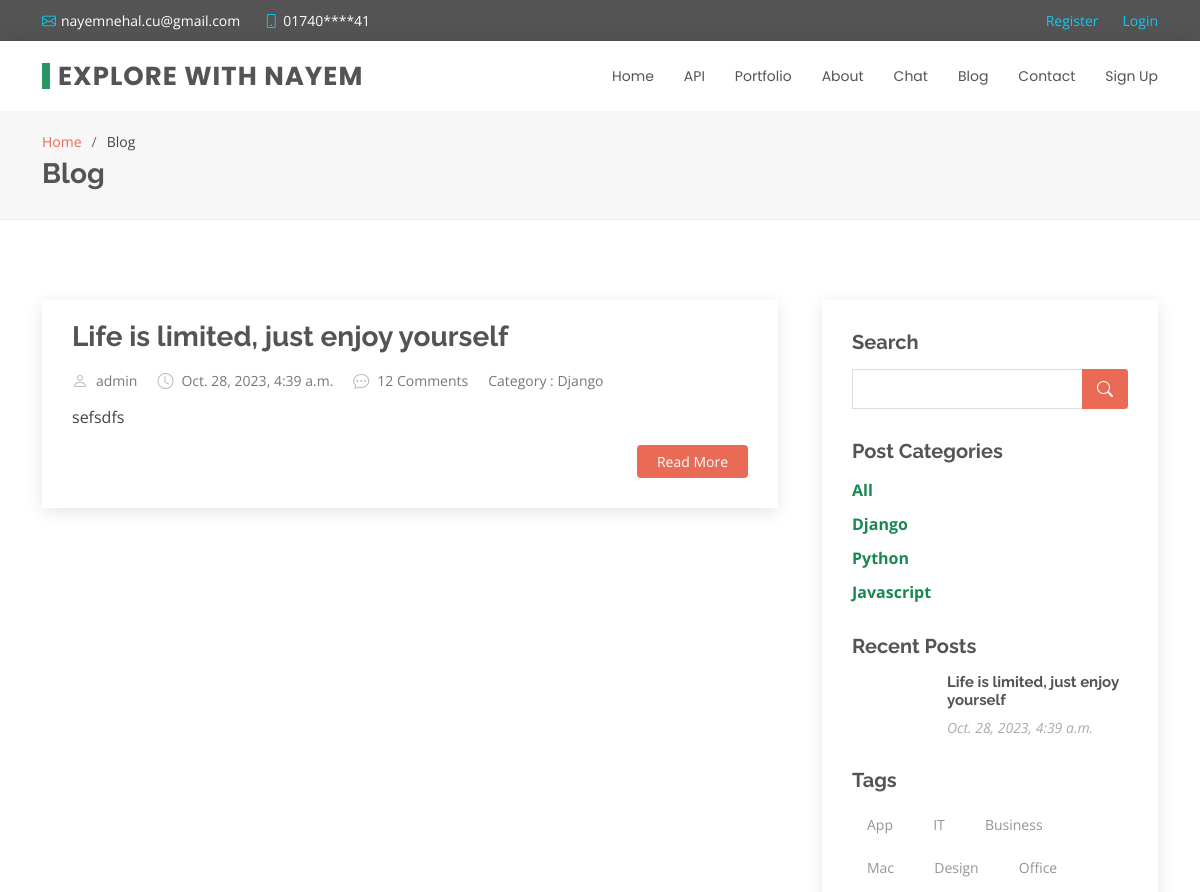
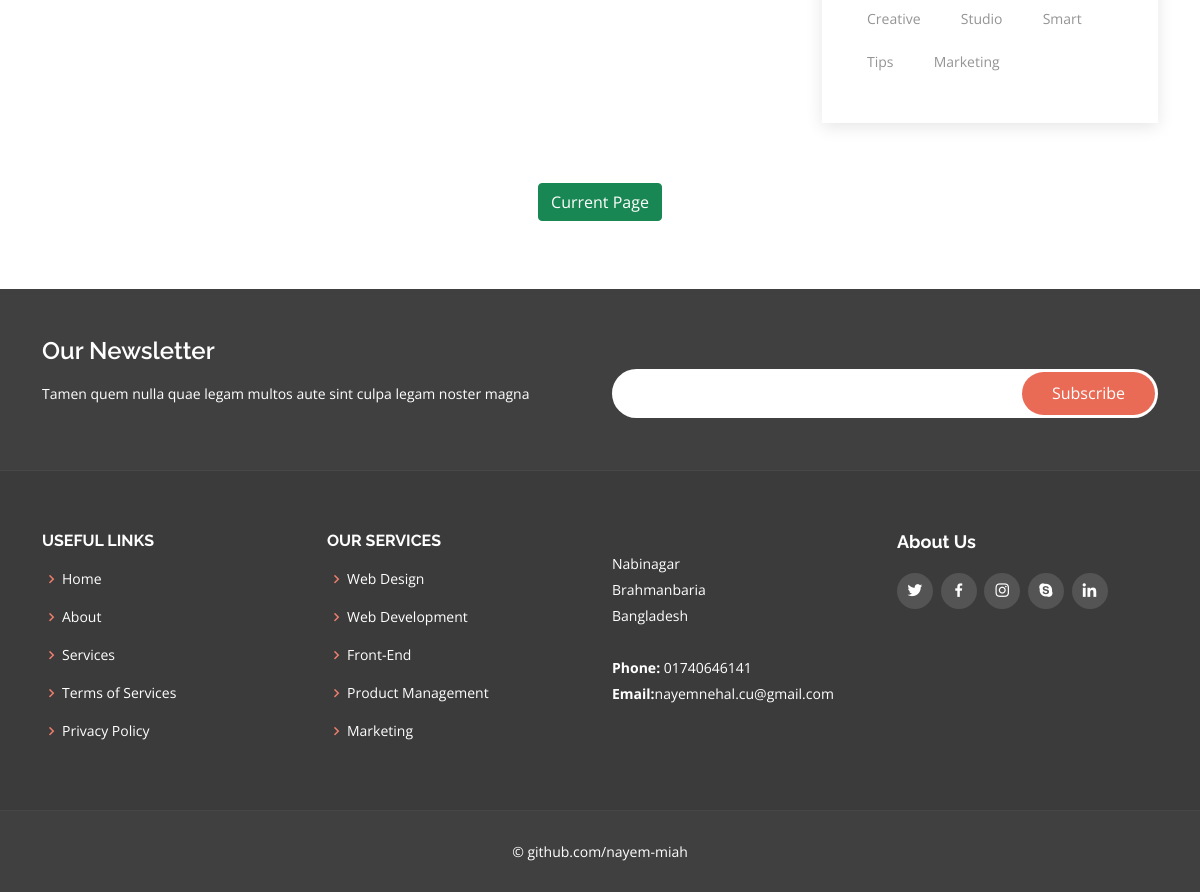
Screenshot of /blog/ with the database file from the repository (2 pictures, top to bottom).
### header/models.py (models this page shows, shortened)
class Top_header(models.Model):
    fav_icon = models.ImageField(upload_to='')
    fav_icon2 = models.ImageField(upload_to='')
    number = models.CharField(max_length=20)
    email = models.EmailField()
    twitter = models.URLField()
    facebook = models.URLField()
    instagram = models.URLField()
    linkedin = models.URLField()

class Header(models.Model):
    logo = models.CharField(max_length=25)

### blog/models.py (models this page shows, shortened)
class Post(models.Model):
      class ArticlePublishOptions(models.TextChoices):
         PUBLISH = "pub", "Publish"
         DRAFT = "dra", "DRAFT"
         PRIVATE = "pri", "Private"
      catagory = models.ForeignKey(Category, on_delete=models.SET_NULL, null=True, blank=True)
      headline = models.CharField(max_length=240,help_text="Headline of the article",)
      sub_headline = models.CharField(max_length=250 , blank=True, null=True)
      thumbnail = models.ImageField(blank=True,null=True,upload_to='images/')
      body = RichTextField()
      author = models.ForeignKey(Account, blank=True,on_delete= models.CASCADE, related_name='blog_post')
      slug = models.SlugField(blank=True,null=True)
      publish_status = models.CharField(
        max_length=3,
        choices=ArticlePublishOptions.choices,
        default=ArticlePublishOptions.DRAFT,)
      published = models.DateTimeField(default=timezone.now)
      created = models.DateTimeField(auto_now_add=True)
      objects = AgentManager()
      def get_absolute_url(self):
          return reverse("blog:post_detail", args=[self.slug])
      class Meta:
            ordering = ('-published',)

class Category(models.Model):
    name = models.CharField(max_length=25)
    def __str__(self):
      return self.name

### account/models.py (models this page shows, shortened)
class Account(AbstractBaseUser):
	email 					= models.EmailField(verbose_name="email", max_length=60, unique=True)
	username 				= models.CharField(max_length=30, unique=True)
	date_joined				= models.DateTimeField(verbose_name='date joined', auto_now_add=True)
	last_login				= models.DateTimeField(verbose_name='last login', auto_now=True)
	is_admin				= models.BooleanField(default=False)
	is_active				= models.BooleanField(default=True)
	is_staff				= models.BooleanField(default=False)
	is_superuser			= models.BooleanField(default=False)
	profile_image			= models.ImageField(max_length=255, null=True, blank=True, default="profile_images/d.png")
	hide_email				= models.BooleanField(default=True)
	USERNAME_FIELD = 'email'
	REQUIRED_FIELDS = ['username']
	objects = MyAccountManager()
	def __str__(self):
		return self.username

### blog/views.py (the view)
# urls.py: path('', views.blog, name='blog'),
def blog(request):
    template = 'blog.html'
    top_header = Top_header.objects.order_by()
    header = Header.objects.order_by()
    cate = Category.objects.all()
    category_pick = request.GET.get('category')
    if category_pick == None:
        posts = Post.objects.filter(publish_status=Post.ArticlePublishOptions.PUBLISH)
    else:
        posts = Post.objects.filter(catagory__name=category_pick, publish_status=Post.ArticlePublishOptions.PUBLISH)
    paginator = Paginator(posts, 5)
    page = request.GET.get('page')
    try:
        post = paginator.page(page)
    except PageNotAnInteger:
        post = paginator.page(1)
    except EmptyPage:
        post = paginator.page(paginator.num_pages)
    context = {
        'top_headerdata': top_header,
        'headerdata': header,
        'posts': post,
        'page_ob': page,
        'category': cate,
    }
    return render(request, template_name=template, context=context)

### blog/models.py (called while the page is built)
    def get_queryset(self, *args, **kwargs):
        return AgentQuerySet(self.model, using=self._db)

### templates/blog.html (shortened to what this page needs)
{% extends 'base.html' %}
{% load static %}
{% block content %}
  <main id="main">
    <section id="breadcrumbs" class="breadcrumbs">
      <div class="container">
        <ol>
          <li><a href="{% url 'index'%}">Home</a></li>
          <li>Blog</li>
        </ol>
        <h2>Blog</h2>
      </div>
    </section>
    <section id="blog" class="blog">
      <div class="container" data-aos="fade-up">
        <div class="row">
          <div class="col-lg-8 entries">
           {% for post in posts %}
            <article class="entry">
              <h2 class="entry-title">
                <a href="{{ post.get_absolute_url }}">{{post.headline}}</a>
              </h2>
              <div class="entry-meta">
                <ul>
                  <li class="d-flex align-items-center"><i class="bi bi-person"></i> <a href="blog-single.html">{{post.author}}</a></li>
                  <li class="d-flex align-items-center"><i class="bi bi-clock"></i> <a href="blog-single.html"><time datetime="2020-01-01">{{post.published}}</time></a></li>
                  <li class="d-flex align-items-center"><i class="bi bi-chat-dots"></i> <a href="blog-single.html">12 Comments</a></li>
                  <li class="d-flex align-items-center"><a href="blog-single.html"> Category : {{post.catagory}}</a></li>
                </ul>
              </div>
              <div class="entry-content">
                <p>
                   {{post.body | safe | truncatewords:30 | linebreaks }}
                </p>
                <div class="read-more">
                  <a href="{{ post.get_absolute_url }}">Read More</a>
                </div>
              </div>
            </article>
           {% endfor %}
          </div>
          <div class="col-lg-4">
            <div class="sidebar">
              <h3 class="sidebar-title">Search</h3>
              <div class="sidebar-item search-form">
                <form action="{% url 'blog:search' %}" method=POST>
                  <input type="text" name="searched">
                  <button type="submit"><i class="bi bi-search"></i></button>
                </form>
              </div>
              <h3 class="sidebar-title"> Post Categories</h3>
              <div class="sidebar-item categories">
                <ul>
                  <li><b><a class="text-success" href="{% url 'blog:blog' %}">All</a></b></li>
                 {% for cat in category %}
                  <li> <b><a class="text-success " href="{% url 'blog:blog' %}?category={{cat.name}}">{{cat.name}}</a></b></li>
                 {% endfor %}
                </ul>
              </div>
              <h3 class="sidebar-title">Recent Posts</h3>
              <div class="sidebar-item recent-posts">
                {% for post in posts %}
                <div class="post-item clearfix">
                  <h4><a href="{{ post.get_absolute_url }}">{{ post.headline }}</a></h4>
                  <time datetime="2020-01-01">{{post.published}}</time>
                </div>
                {% endfor %}
              </div>
              <h3 class="sidebar-title">Tags</h3>
              <div class="sidebar-item tags">
                <ul>
                  <li><a href="#">App</a></li>
                  <li><a href="#">IT</a></li>
                  <li><a href="#">Business</a></li>
                  <li><a href="#">Mac</a></li>
                  <li><a href="#">Design</a></li>
                  <li><a href="#">Office</a></li>
                  <li><a href="#">Creative</a></li>
                  <li><a href="#">Studio</a></li>
                  <li><a href="#">Smart</a></li>
                  <li><a href="#">Tips</a></li>
                  <li><a href="#">Marketing</a></li>
                </ul>
              </div>
            </div>
          </div>
        </div>
        {% include 'paginator.html' with page_ob=posts %}
      </div>
    </section>
  </main>
{% endblock %}

### templates/base/header.html (shortened to what this page needs)
  <section id="topbar" class="d-flex align-items-center">
    <div class="container d-flex justify-content-center justify-content-md-between">
      <div class="contact-info d-flex align-items-center">
        <i class="bi bi-envelope d-flex align-items-center"><a href="mailto:contact@example.com">{{top_headerdata.0.email}}</a></i>
        <i class="bi bi-phone d-flex align-items-center ms-4"><span>{{top_headerdata.0.number}}</span></i>
      </div>
      <div class="social-links d-none d-md-flex align-items-center">
          {% if user.is_authenticated%}
               <a class="d-flex align-items-center ms-4" href="{%url 'logout'%}">Logout</a>
               <a class="d-flex align-items-center ms-4" style="color:#0dcaf0">{{user.username}}</a>
          {% else %}
               <br/>
              <a class="d-flex align-items-center ms-4" style="color:#0dcaf0" href="{% url 'index'%}">Register</a></p>
              <a class="d-flex align-items-center ms-4" style="color:#0dcaf0" href="{% url 'login'%}">Login</a></p>
          {% endif %}
      </div>
    </div>
  </section>
  <header id="header" class="d-flex align-items-center">
    <div class="container d-flex justify-content-between align-items-center">
      <div class="logo">
        <h1><a href="{% url 'index'%}">{{headerdata.0.logo}}</a></h1>
      </div>
      <nav id="navbar" class="navbar">
        <ul>
          <li><a class="{% block homeactive %} {% endblock %}" href="{% url 'index'%}">Home</a></li>
          <li><a class="{% block teamactive %} {% endblock %}" href="http://localhost:8000/docs/">API</a></li>
          <li><a class="{% block portfolioactive %} {% endblock %}" href="{% url 'portfolio'%}">Portfolio</a></li>
          <li><a class="{% block aboutactive %} {% endblock %}" href="{% url 'about'%}">About</a></li>
          <li><a class="" href="{% url 'chat:friend_list'%}">Chat</a></li>
          <li><a class="{% block blogactive %} {% endblock %}" href="{% url 'blog:blog'%}">Blog</a></li>
          <li><a class="{% block contactactive %}{% endblock %}" href="{% url 'contact'%}">Contact</a></li>
          {% if user.is_authenticated%}
             <li><a href="{% url 'profile'%}">Account</a></li>
          {% else %}
             <li><a href="{% url 'account'%}">Sign Up</a></li>
          {% endif %}
        </ul>
      </nav>
    </div>
  </header>

### rows the page displays
Top_header: email "nayemnehal.cu@gmail.com", number "01740****41"
Header: logo "EXPLORE WITH NAYEM"
Post: headline "Life is limited, just enjoy yourself", author "admin", published "Oct. 28, 2023, 4:39 a.m.", catagory "Django", body "sefsdfs"
Category: name "Django"
Category: name "Python"
Category: name "Javascript"
